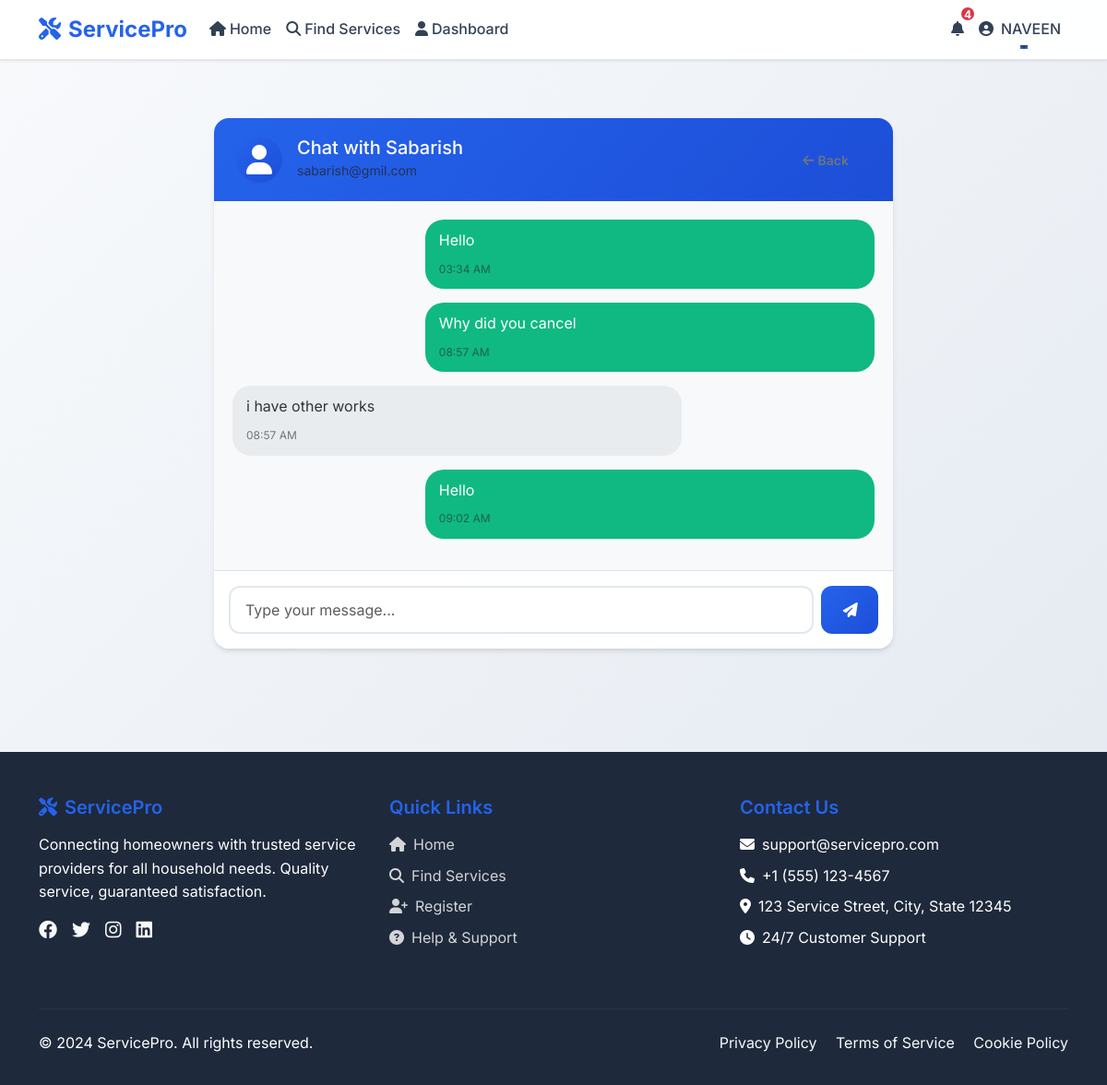
/chat/4 (signed in), run on the app's committed database.
### app.py (models this page shows)
class User(UserMixin, db.Model):
    id = db.Column(db.Integer, primary_key=True)
    name = db.Column(db.String(100), nullable=False)
    email = db.Column(db.String(120), unique=True, nullable=False)
    password = db.Column(db.String(200), nullable=False)
    role = db.Column(db.String(20), default='user')  # user, provider, admin
    address = db.Column(db.Text)
    pincode = db.Column(db.String(10))
    phone = db.Column(db.String(15))
    created_at = db.Column(db.DateTime, default=datetime.utcnow)
    bookings = db.relationship('Booking', backref='user', lazy=True)
    reviews = db.relationship('Review', backref='user', lazy=True)
    sent_messages = db.relationship('Message', foreign_keys='Message.sender_id', backref='sender', lazy=True)
    received_messages = db.relationship('Message', foreign_keys='Message.receiver_id', backref='receiver', lazy=True)
    provider_profile = db.relationship('ServiceProvider', backref='user', uselist=False)

class Message(db.Model):
    id = db.Column(db.Integer, primary_key=True)
    sender_id = db.Column(db.Integer, db.ForeignKey('user.id'), nullable=False)
    receiver_id = db.Column(db.Integer, db.ForeignKey('user.id'), nullable=False)
    message = db.Column(db.Text, nullable=False)
    timestamp = db.Column(db.DateTime, default=datetime.utcnow)
    is_read = db.Column(db.Boolean, default=False)

### app.py (the view)
@app.route('/chat/<int:user_id>')
@login_required
def chat(user_id):
    other_user = User.query.get_or_404(user_id)
    messages = Message.query.filter(
        ((Message.sender_id == current_user.id) & (Message.receiver_id == user_id)) |
        ((Message.sender_id == user_id) & (Message.receiver_id == current_user.id))
    ).order_by(Message.timestamp).all()
    return render_template('chat.html', other_user=other_user, messages=messages)

### app.py (called while the page is built)
@login_manager.user_loader
def load_user(user_id):
    return User.query.get(int(user_id))

### templates/chat.html (shortened to what this page needs)
{% extends "base.html" %}
{% block content %}
<div class="container py-5">
    <div class="row justify-content-center">
        <div class="col-lg-8">
            <div class="card">
                <div class="card-header">
                    <div class="d-flex align-items-center">
                        <div class="flex-shrink-0">
                            <div class="bg-primary text-white rounded-circle d-flex align-items-center justify-content-center" style="width: 50px; height: 50px;">
                                <i class="fas fa-user fa-2x"></i>
                            </div>
                        </div>
                        <div class="flex-grow-1 ms-3">
                            <h5 class="mb-0">Chat with {{ other_user.name }}</h5>
                            <small class="text-muted">{{ other_user.email }}</small>
                        </div>
                        <div class="flex-shrink-0">
                            <a href="{{ url_for('user_dashboard' if current_user.role == 'user' else 'provider_dashboard') }}" class="btn btn-outline-secondary btn-sm">
                                <i class="fas fa-arrow-left me-1"></i>Back
                            </a>
                        </div>
                    </div>
                </div>
                <div class="card-body p-0">
                    <div class="chat-container" id="chatContainer">
                        {% for message in messages %}
                        <div class="message {{ 'sent' if message.sender_id == current_user.id else 'received' }}">
                            <div class="message-content">
                                <p class="mb-1">{{ message.message }}</p>
                                <small class="text-muted">{{ message.timestamp.strftime('%I:%M %p') }}</small>
                            </div>
                        </div>
                        {% endfor %}
                    </div>
                    <div class="p-3 border-top">
                        <form id="messageForm" class="d-flex gap-2">
                            <input type="text" class="form-control" id="messageInput" placeholder="Type your message..." autocomplete="off">
                            <button type="submit" class="btn btn-primary">
                                <i class="fas fa-paper-plane"></i>
                            </button>
                        </form>
                    </div>
                </div>
            </div>
        </div>
    </div>
</div>
{% endblock %}

### templates/base.html (shortened to what this page needs)
<!DOCTYPE html>
<html lang="en">
<head>
    <link href="https://cdn.jsdelivr.net/npm/bootstrap@5.3.0/dist/css/bootstrap.min.css" rel="stylesheet">
    <link rel="stylesheet" href="https://cdnjs.cloudflare.com/ajax/libs/font-awesome/6.4.0/css/all.min.css">
</head>
<body>
    <nav class="navbar navbar-expand-lg navbar-light fixed-top">
        <div class="container">
            <a class="navbar-brand" href="{{ url_for('index') }}">
                <i class="fas fa-tools me-2"></i>ServicePro
            </a>
            <div class="collapse navbar-collapse" id="navbarNav">
                <ul class="navbar-nav me-auto">
                    <li class="nav-item">
                        <a class="nav-link" href="{{ url_for('index') }}">
                            <i class="fas fa-home me-1"></i>Home
                        </a>
                    </li>
                    <li class="nav-item">
                        <a class="nav-link" href="{{ url_for('search_providers') }}">
                            <i class="fas fa-search me-1"></i>Find Services
                        </a>
                    </li>
                    {% if current_user.is_authenticated %}
                        {% if current_user.role == 'user' %}
                            <li class="nav-item">
                                <a class="nav-link" href="{{ url_for('user_dashboard') }}">
                                    <i class="fas fa-user me-1"></i>Dashboard
                                </a>
                            </li>
                        {% elif current_user.role == 'provider' %}
                            <li class="nav-item">
                                <a class="nav-link" href="{{ url_for('provider_dashboard') }}">
                                    <i class="fas fa-tools me-1"></i>Dashboard
                                </a>
                            </li>
                        {% elif current_user.role == 'admin' %}
                            <li class="nav-item">
                                <a class="nav-link" href="{{ url_for('admin_dashboard') }}">
                                    <i class="fas fa-cog me-1"></i>Admin Panel
                                </a>
                            </li>
                        {% endif %}
                    {% endif %}
                </ul>
                <ul class="navbar-nav">
                    {% if current_user.is_authenticated %}
                        <li class="nav-item dropdown notification-dropdown-container">
                            <a class="nav-link position-relative notification-dropdown-hover" href="#" id="notificationDropdown" role="button">
                                <i class="fas fa-bell"></i>
                                <span class="notification-badge" id="notificationCount" style="display: none;">0</span>
                            </a>
                        </li>
                        <li class="nav-item dropdown">
                            <a class="nav-link dropdown-toggle" href="#" id="navbarDropdown" role="button" data-bs-toggle="dropdown" data-bs-display="static" data-bs-boundary="viewport" aria-expanded="false">
                                <i class="fas fa-user-circle me-2"></i>{{ current_user.name }}
                            </a>
                        </li>
                    {% endif %}
                </ul>
            </div>
        </div>
    </nav>
    <main style="margin-top: 80px;">
        {% block content %}{% endblock %}
    </main>
    <footer class="footer">
        <div class="container">
            <div class="row">
                <div class="col-md-4 mb-4">
                    <h5><i class="fas fa-tools me-2"></i>ServicePro</h5>
                    <p class="mb-3">Connecting homeowners with trusted service providers for all household needs. Quality service, guaranteed satisfaction.</p>
                    <div class="d-flex gap-3">
                        <a href="#" class="text-light"><i class="fab fa-facebook fa-lg"></i></a>
                        <a href="#" class="text-light"><i class="fab fa-twitter fa-lg"></i></a>
                        <a href="#" class="text-light"><i class="fab fa-instagram fa-lg"></i></a>
                        <a href="#" class="text-light"><i class="fab fa-linkedin fa-lg"></i></a>
                    </div>
                </div>
                <div class="col-md-4 mb-4">
                    <h5>Quick Links</h5>
                    <ul class="list-unstyled">
                        <li class="mb-2"><a href="{{ url_for('index') }}"><i class="fas fa-home me-2"></i>Home</a></li>
                        <li class="mb-2"><a href="{{ url_for('search_providers') }}"><i class="fas fa-search me-2"></i>Find Services</a></li>
                        <li class="mb-2"><a href="{{ url_for('register') }}"><i class="fas fa-user-plus me-2"></i>Register</a></li>
                        <li class="mb-2"><a href="#"><i class="fas fa-question-circle me-2"></i>Help & Support</a></li>
                    </ul>
                </div>
                <div class="col-md-4 mb-4">
                    <h5>Contact Us</h5>
                    <p class="mb-2"><i class="fas fa-envelope me-2"></i>support@servicepro.com</p>
                    <p class="mb-2"><i class="fas fa-phone me-2"></i>+1 (555) 123-4567</p>
                    <p class="mb-2"><i class="fas fa-map-marker-alt me-2"></i>123 Service Street, City, State 12345</p>
                    <p class="mb-0"><i class="fas fa-clock me-2"></i>24/7 Customer Support</p>
                </div>
            </div>
            <hr class="my-4" style="border-color: rgba(255,255,255,0.2);">
            <div class="row align-items-center">
                <div class="col-md-6">
                    <p class="mb-0">&copy; 2024 ServicePro. All rights reserved.</p>
                </div>
                <div class="col-md-6 text-md-end">
                    <a href="#" class="text-light me-3">Privacy Policy</a>
                    <a href="#" class="text-light me-3">Terms of Service</a>
                    <a href="#" class="text-light">Cookie Policy</a>
                </div>
    </footer>
</body>
</html>

### templates/base.html (style rules this page uses)
:root { --primary-color: #2563eb; --primary-dark: #1d4ed8; --secondary-color: #10b981; --accent-color: #f59e0b; --success-color: #059669; --warning-color: #d97706; --danger-color: #dc2626; --light-color: #f8fafc; --dark-color: #1e293b; --gray-100: #f1f5f9; --gray-200: #e2e8f0; --gray-300: #cbd5e1; --gray-600: #475569; --gray-700: #334155; --gray-800: #1e293b; }
* { margin: 0; padding: 0; box-sizing: border-box; }
body { font-family: 'Inter', -apple-system, BlinkMacSystemFont, 'Segoe UI', Roboto, sans-serif; background: linear-gradient(135deg, #f8fafc 0%, #e2e8f0 100%); min-height: 100vh; color: var(--gray-800); line-height: 1.6; }
.navbar { background: rgba(255, 255, 255, 0.95) !important; backdrop-filter: blur(10px); border-bottom: 1px solid rgba(0, 0, 0, 0.1); box-shadow: 0 1px 3px rgba(0, 0, 0, 0.1); overflow: visible !important; }
.navbar-brand { font-weight: 700; font-size: 1.5rem; color: var(--primary-color) !important; text-decoration: none; }
.nav-link { font-weight: 500; color: var(--gray-700) !important; transition: all 0.3s ease; position: relative; }
.nav-link::after { content: ''; position: absolute; width: 0; height: 2px; bottom: 0; left: 50%; background-color: var(--primary-color); transition: all 0.3s ease; transform: translateX(-50%); }
.card { border: none; border-radius: 16px; box-shadow: 0 4px 6px -1px rgba(0, 0, 0, 0.1), 0 2px 4px -1px rgba(0, 0, 0, 0.06); transition: all 0.3s ease; background: rgba(255, 255, 255, 0.95); backdrop-filter: blur(10px); }
.card-header { background: linear-gradient(135deg, var(--primary-color) 0%, var(--primary-dark) 100%); color: white; border-radius: 16px 16px 0 0 !important; border: none; padding: 1.25rem 1.5rem; }
.btn { border-radius: 12px; font-weight: 600; padding: 0.75rem 1.5rem; transition: all 0.3s ease; border: none; position: relative; overflow: hidden; }
.btn::before { content: ''; position: absolute; top: 0; left: -100%; width: 100%; height: 100%; background: linear-gradient(90deg, transparent, rgba(255, 255, 255, 0.2), transparent); transition: left 0.5s; }
.btn-primary { background: linear-gradient(135deg, var(--primary-color) 0%, var(--primary-dark) 100%); color: white; }
.form-control { border-radius: 12px; border: 2px solid var(--gray-200); padding: 0.75rem 1rem; font-size: 1rem; transition: all 0.3s ease; background: rgba(255, 255, 255, 0.9); }
.bg-primary { background: linear-gradient(135deg, var(--primary-color) 0%, var(--primary-dark) 100%) !important; }
.footer { background: linear-gradient(135deg, var(--dark-color) 0%, var(--gray-800) 100%); color: white; padding: 3rem 0 2rem; margin-top: 4rem; }
.footer h5 { color: var(--primary-color); font-weight: 600; margin-bottom: 1rem; }
.footer a { color: rgba(255, 255, 255, 0.8); text-decoration: none; transition: color 0.3s ease; }
.fade-in { animation: fadeIn 0.6s ease-in; }
.notification-badge { position: absolute; top: -5px; right: -5px; background: #dc3545; color: white; border-radius: 50%; width: 18px; height: 18px; font-size: 0.75rem; display: flex; align-items: center; justify-content: center; font-weight: bold; border: 2px solid white; min-width: 18px; }
.notification-dropdown-container { position: relative; }

### templates/chat.html (style rules this page uses)
.chat-container { height: 400px; overflow-y: auto; padding: 20px; background-color: #f8f9fa; }
.message { margin-bottom: 15px; max-width: 70%; }
.message.sent { margin-left: auto; }
.message.received { margin-right: auto; }
.message-content { padding: 10px 15px; border-radius: 20px; position: relative; }
.message.sent .message-content { background-color: var(--secondary-color); color: white; }
.message.received .message-content { background-color: #e9ecef; color: #333; }
.message-content p { margin-bottom: 5px; }
.message-content small { font-size: 0.75rem; opacity: 0.8; }

### data on the page
User: name "NAVEEN"
User: name "Sabarish", email "sabarish@gmil.com"
Message: message "Hello", timestamp "03:34 AM"
Message: message "Why did you cancel", timestamp "08:57 AM"
Message: message "i have other works", timestamp "08:57 AM"
Message: message "Hello", timestamp "09:02 AM"
